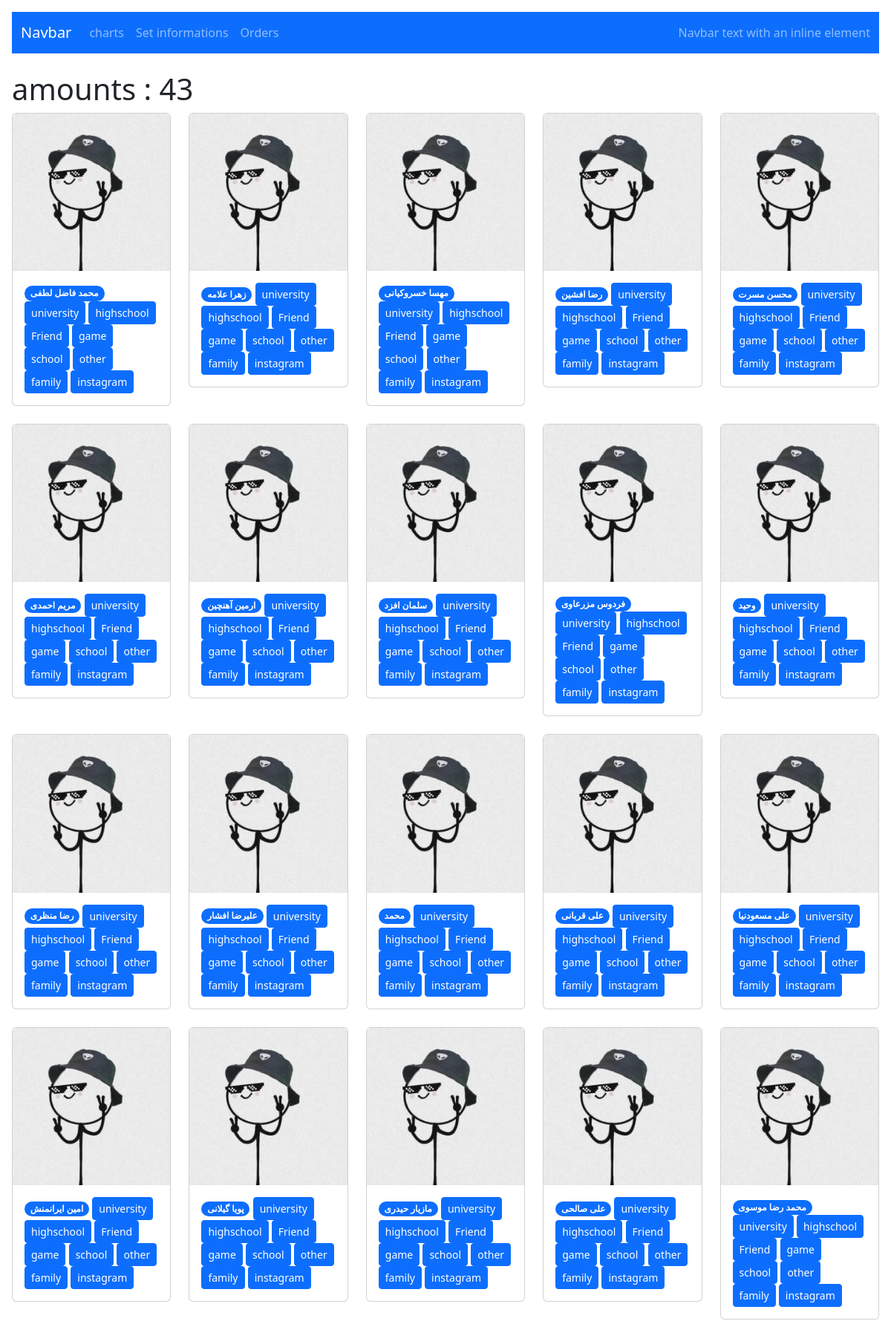
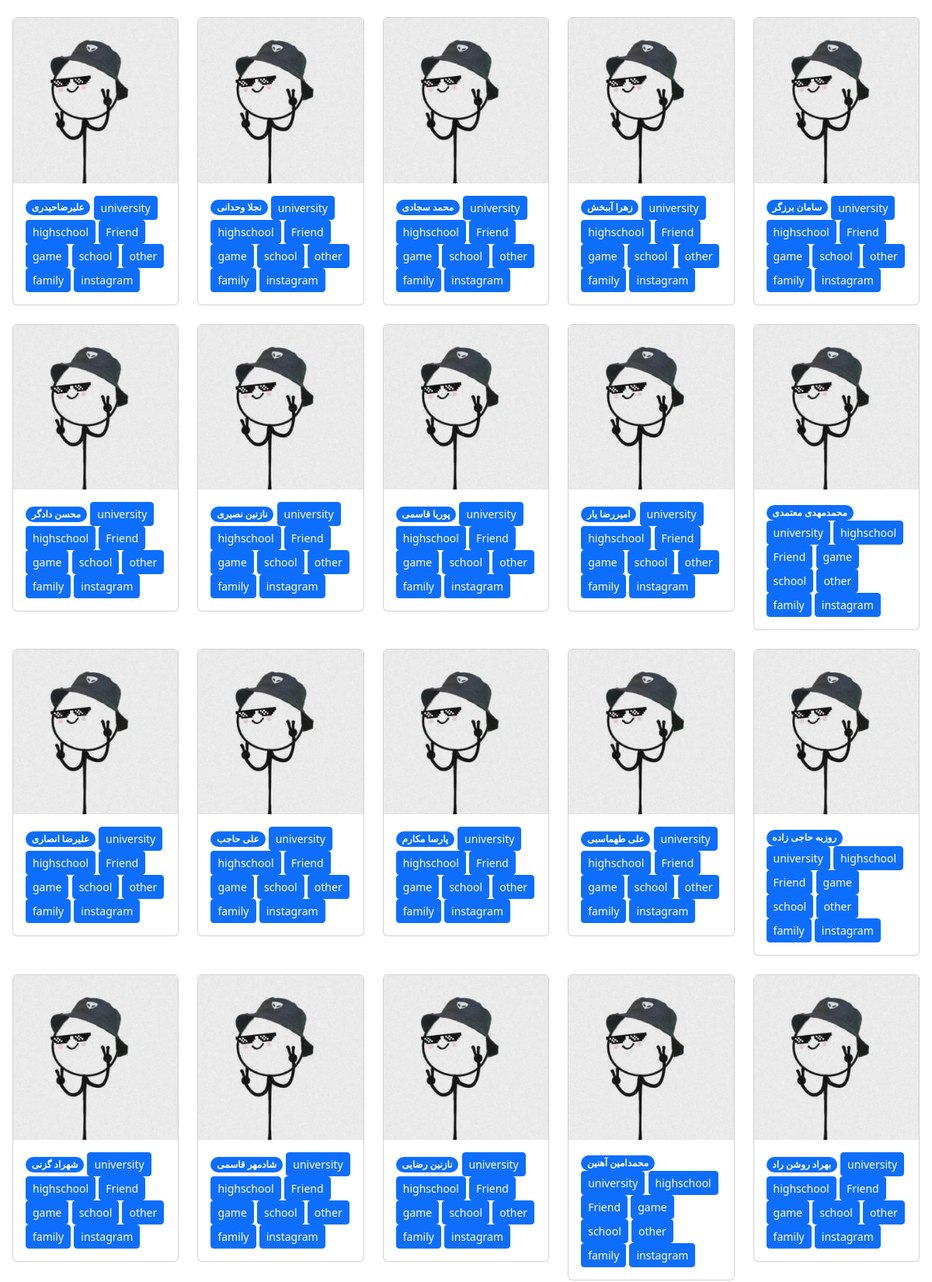
Page /setReason/u/ (upper part) on the committed database (2 pictures, top to bottom).
### accounts/models.py (models this page shows, shortened)
class User(AbstractBaseUser):
    status_reason = (
        ('u' , "university"),
        ('h', "highschool"),
        ('a' , "Friend"),
        ('g' , "game"),
        ('s' , "school"),
        ('o' , "other"),
        ('f' , "family"),
        ('i' , "instagram"),
    )
    username = models.CharField(unique=True, max_length=100)
    name = models.CharField(max_length=100, null=True, blank=True)
    is_admin = models.BooleanField(default=False)
    is_active = models.BooleanField(default=True)
    Avatar = models.ImageField(upload_to="images/Avatar",blank=True,null=True)
    code = models.IntegerField(blank=True,null=True)
    reason = models.CharField(max_length=1,choices = status_reason)
    city = models.ForeignKey(City,on_delete=models.CASCADE,related_name="user")
    USERNAME_FIELD = 'username'
    REQUIRED_FIELDS = ['name']
    objects = MyUserManager()

### info/views.py (the view)
# urls.py: path('setReason/<slug:reason>/',setReasonlist,name="setlist"),
def setReasonlist(request,reason):
    users = User.objects.filter(reason = reason)
    amount = 0
    for user in users:
        amount += 1
    return render(request,'info/setReason.html',{'users' : users,'amount':amount,'reason':reason})

### info/templates/info/setReason.html (shortened to what this page needs)
{% extends 'info/base.html' %}
{% load static %}
{% block content %}
<h1>amounts : {{amount}}</h1>
<div class="row row-cols-2 row-cols-md-5 g-4">
    {% for user in users %}
          <div class="col">
            <div class="card">
                <img src="{% if user.Avatar %}{{user.Avatar.url}}{% else %}{% static 'panel/m.jfif' %}{% endif %}" >
              <div class="card-body">
                <span class="badge rounded-pill text-bg-primary">{{user.name}}</span>
                <a class="btn btn-primary btn-sm" href="{% url 'info:set' user.username 'u' %}" role="button">university</a>
                <a class="btn btn-primary btn-sm" href="{% url 'info:set' user.username 'h' %}" role="button">highschool</a>
                <a class="btn btn-primary btn-sm" href="{% url 'info:set' user.username 'a' %}" role="button">Friend</a>
                <a class="btn btn-primary btn-sm" href="{% url 'info:set' user.username 'g' %}" role="button">game</a>
                <a class="btn btn-primary btn-sm" href="{% url 'info:set' user.username 's' %}" role="button">school</a>
                <a class="btn btn-primary btn-sm" href="{% url 'info:set' user.username 'o' %}" role="button">other</a>
                <a class="btn btn-primary btn-sm" href="{% url 'info:set' user.username 'f' %}" role="button">family</a>
                <a class="btn btn-primary btn-sm" href="{% url 'info:set' user.username 'i' %}" role="button">instagram</a>
              </div>
            </div>
          </div>
    {% endfor %}
</div>
{% endblock %}

### rows in the picture
User: name "محمد فاضل لطفی"
User: name "زهرا علامه"
User: name "مهسا خسروکیانی"
User: name "رضا افشین"
User: name "محسن مسرت"
User: name "مریم احمدی"
User: name "ارمین آهنچین"
User: name "سلمان افزد"
User: name "فردوس مزرعاوی"
User: name "وحید"
User: name "رضا منظری"
User: name "علیرضا افشار"
User: name "محمد"
User: name "علی قربانی"
User: name "علی مسعودنیا"
User: name "امین ایرانمنش"
User: name "پویا گیلانی"
User: name "مازیار حیدری"
User: name "علی صالحی"
User: name "محمد رضا موسوی"
User: name "علیرضاحیدری"
User: name "نجلا وحدانی"
User: name "محمد سجادی"
User: name "زهرا آببخش"
User: name "سامان برزگر"
User: name "محسن دادگر"
User: name "نازنین نصیری"
User: name "پوریا قاسمی"
User: name "امیررضا یار"
User: name "محمدمهدی معتمدی"
User: name "علیرضا انصاری"
User: name "علی حاجب"
User: name "پارسا مکارم"
User: name "علی طهماسبی"
User: name "روزبه حاجی زاده"
User: name "شهراد گزنی"
User: name "شادمهر قاسمی"
User: name "نازنین رضایی"
User: name "محمدامین آهنین"
User: name "بهراد روشن راد"

### other values in the picture
{{ amount }} "43"
